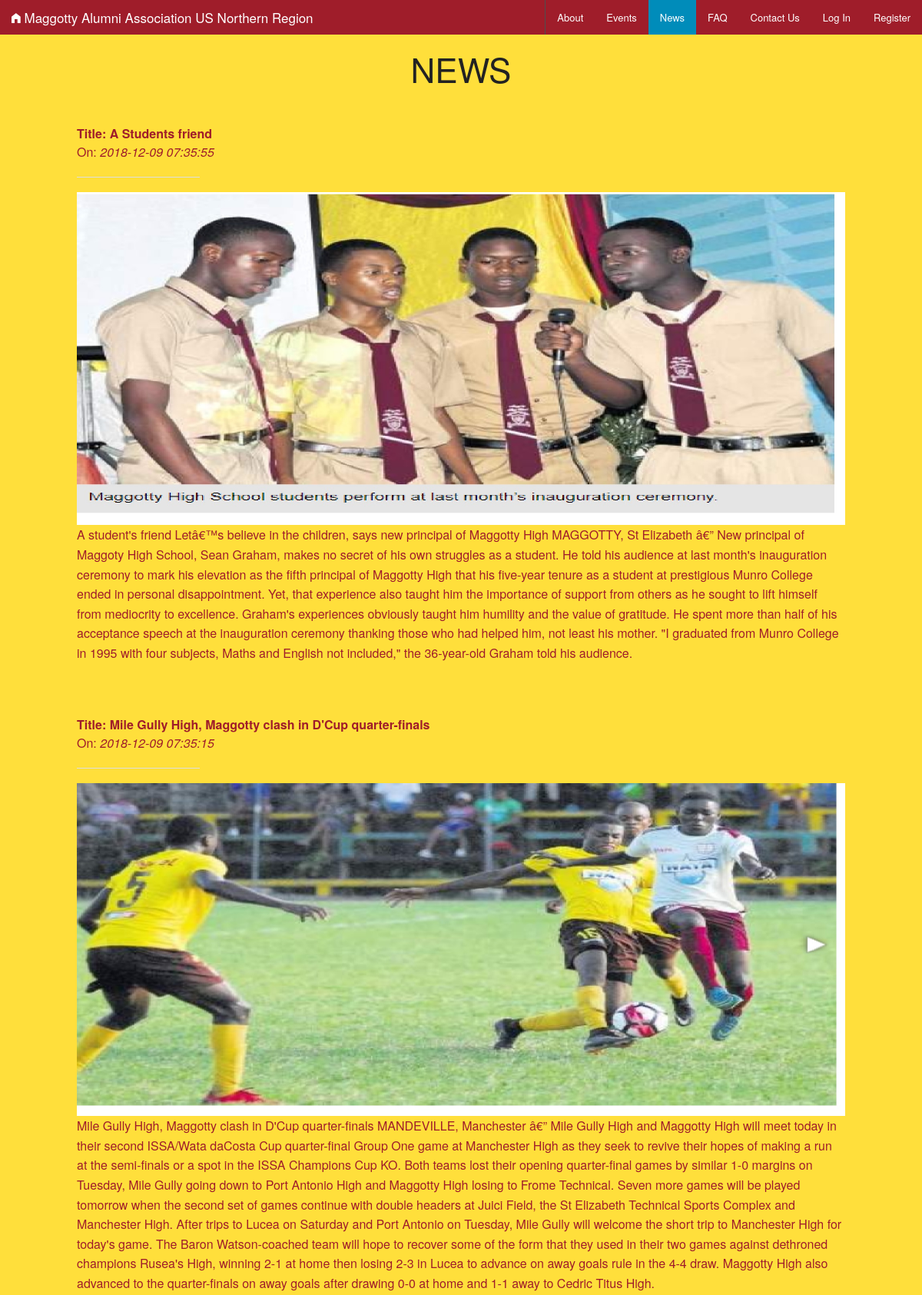
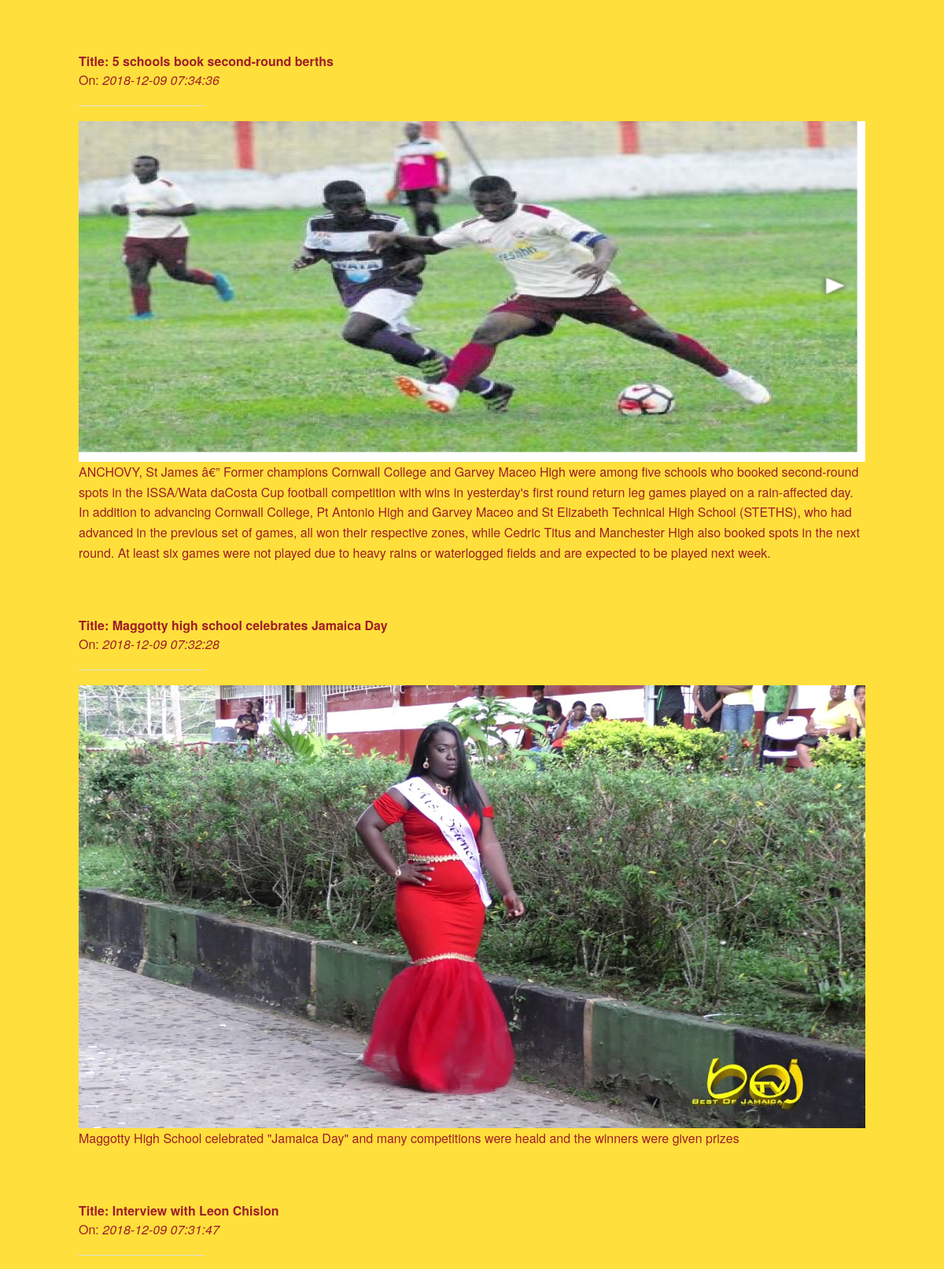
Page /birdsoffeathers/news.php (upper part) on the committed database (2 pictures, top to bottom).
### tables this page shows
CREATE TABLE `NewsContent` (
  `NewsID` int(11) NOT NULL AUTO_INCREMENT,
  `NewsTitle` varchar(100) NOT NULL,
  `NewsContent` varchar(4000) NOT NULL,
  `NewsContentStatus` enum('Inactive','Active') NOT NULL,
  `NewsTimestamp` timestamp NOT NULL,
  `NewsImage` varchar(50) DEFAULT NULL,
  PRIMARY KEY (`NewsID`)
);

### birdsoffeathers/news.php (the view, shortened to what this page needs)
<?php
    include("topbardata.php");
    include("config.php");
?>
<!doctype html>
<html class="no-js" lang="en">
  <head>
    <link rel="stylesheet" href="css/foundation.css" />
    <link rel="stylesheet" href="css/app.css" />
    <link rel="stylesheet" href="css/foundation-icons.css" />
  </head>
  <body>
    <nav class="top-bar" data-topbar role="navigation" background="white">
      <ul class="title-area">
        <li class="name">
        <h1><a href="index.php"><i class="fi-home large"></i> Maggotty Alumni Association US Northern Region</a></h1>
        </li>
      </ul>
      <section class="top-bar-section">
        <ul class="right">
        </ul>
      </section>
    </nav>
    <div class="row" style="margin-top:10px;" align="center">
          <div class="small-12">
          <h1>NEWS </h1>
          </div>
    </div>
    <div class="row" style="margin-top:10px;">
          <div class="small-12">
          <?php
        $sql = "SELECT * FROM NewsContent ORDER BY NewsID DESC";
       $result = mysqli_query($db, $sql);
       while( $row= mysqli_fetch_array($result)) {
        echo "<div id='img_div'>";
        echo "<b><br>Title: ";
        echo $row['NewsTitle'];
        echo "</b><br>On: <i>";
        echo $row['NewsTimestamp'];
        echo "</i><hr align=left width=160>";
        echo "<img src='images/news/".$row['NewsImage']."'>";
        echo "<p>".$row['NewsContent']." </p>";
        echo "</div>";
               echo "<br>";
             }
?>
          </div>
    </div>
  </body>
</html>

### birdsoffeathers/css/app.css (style rules this page uses)
body { background: #ffdf3b; color: #9f1d2a; padding: 0; margin: 0; font-family: "Helvetica Neue", "Helvetica", Helvetica, Arial, sans-serif; font-weight: normal; font-style: normal; line-height: 150%; position: relative; cursor: default; }
.top-bar { overflow: hidden; height: 45px; line-height: 45px; position: relative; background: #9f1d2a; margin-bottom: 0; }
.top-bar ul { margin-bottom: 0; list-style: none; }
.top-bar .title-area { position: relative; margin: 0; }
.top-bar .name { height: 45px; margin: 0; font-size: 16px; }
.top-bar .name h1 { line-height: 45px; font-size: 1.0625rem; margin: 0; }
.top-bar .name h1 a { font-weight: normal; color: white; width: 75%; display: block; padding: 0 15px; }
.top-bar-section { left: 0; position: relative; width: auto; transition: left 300ms ease-out; }
.top-bar-section ul { padding: 0; width: 100%; height: auto; display: block; font-size: 16px; margin: 0; }
@media only screen and (min-width: 40.063em) { .top-bar { background: #9f1d2a; overflow: visible; } }
@media only screen and (min-width: 40.063em) { .top-bar:before, .top-bar:after { content: " "; display: table; } }
@media only screen and (min-width: 40.063em) { .top-bar:after { clear: both; } }
@media only screen and (min-width: 40.063em) { .top-bar .title-area { float: left; } }
@media only screen and (min-width: 40.063em) { .top-bar .name h1 a { width: auto; } }
@media only screen and (min-width: 40.063em) { .top-bar-section { transition: none 0 0; left: 0 !important; } }
@media only screen and (min-width: 40.063em) { .top-bar-section ul { width: auto; height: auto !important; display: inline; } }

### rows in the picture
newscontent: NewsTitle "A Students friend", NewsTimestamp "2018-12-09 07:35:55", NewsImage (picture), NewsContent "A student's friend Letâ€™s believe in the children, says new principal of Maggotty High MAGGOTTY, St Elizabeth â€” New principal of Maggoty High School, Sean Graham, makes no secret of his own struggles as a student. He told his audience at last month's inauguration ceremony to mark his elevation as the fifth principal of Maggotty High that his five-year tenure as a student at prestigious Munro College ended in personal disappointment. Yet, that experience also taught him the importance of support from others as he sought to lift himself from mediocrity to excellence. Graham's experiences obviously taught him humility and the value of gratitude. He spent more than half of his acceptance…"
newscontent: NewsTitle "Mile Gully High, Maggotty clash in D'Cup quarter-finals", NewsTimestamp "2018-12-09 07:35:15", NewsImage (picture), NewsContent "Mile Gully High, Maggotty clash in D'Cup quarter-finals MANDEVILLE, Manchester â€” Mile Gully High and Maggotty High will meet today in their second ISSA/Wata daCosta Cup quarter-final Group One game at Manchester High as they seek to revive their hopes of making a run at the semi-finals or a spot in the ISSA Champions Cup KO. Both teams lost their opening quarter-final games by similar 1-0 margins on Tuesday, Mile Gully going down to Port Antonio High and Maggotty High losing to Frome Technical. Seven more games will be played tomorrow when the second set of games continue with double headers at Juici Field, the St Elizabeth Technical Sports Complex and Manchester High. After trips to…"
newscontent: NewsTitle "5 schools book second-round berths", NewsTimestamp "2018-12-09 07:34:36", NewsImage (picture), NewsContent "ANCHOVY, St James â€” Former champions Cornwall College and Garvey Maceo High were among five schools who booked second-round spots in the ISSA/Wata daCosta Cup football competition with wins in yesterday's first round return leg games played on a rain-affected day. In addition to advancing Cornwall College, Pt Antonio High and Garvey Maceo and St Elizabeth Technical High School (STETHS), who had advanced in the previous set of games, all won their respective zones, while Cedric Titus and Manchester High also booked spots in the next round. At least six games were not played due to heavy rains or waterlogged fields and are expected to be played next week."
newscontent: NewsTitle "Maggotty high school celebrates Jamaica Day", NewsTimestamp "2018-12-09 07:32:28", NewsImage (picture), NewsContent "Maggotty High School celebrated \"Jamaica Day\" and many competitions were heald and the winners were given prizes"
newscontent: NewsTitle "Interview with Leon Chislon", NewsTimestamp "2018-12-09 07:31:47"
